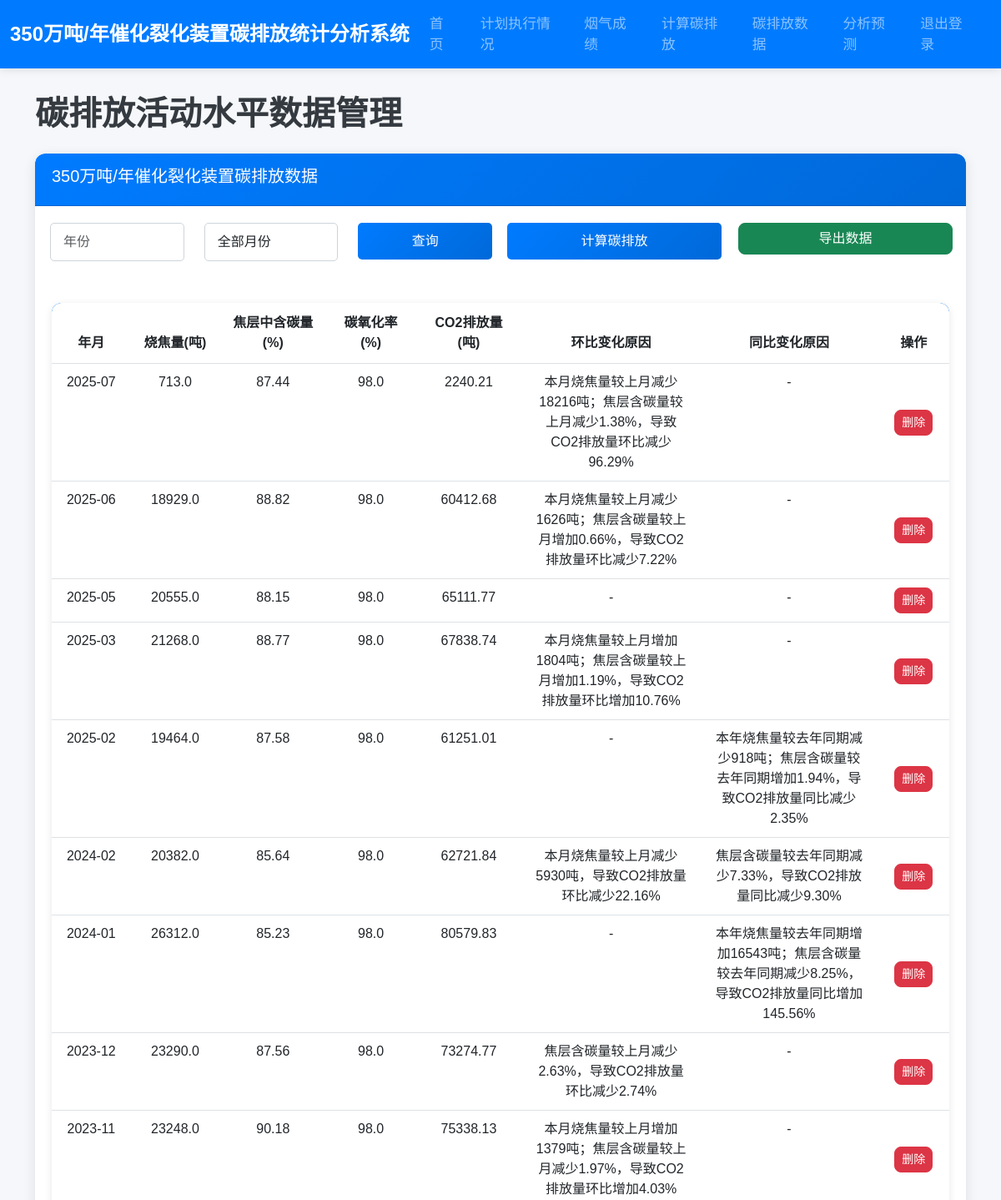
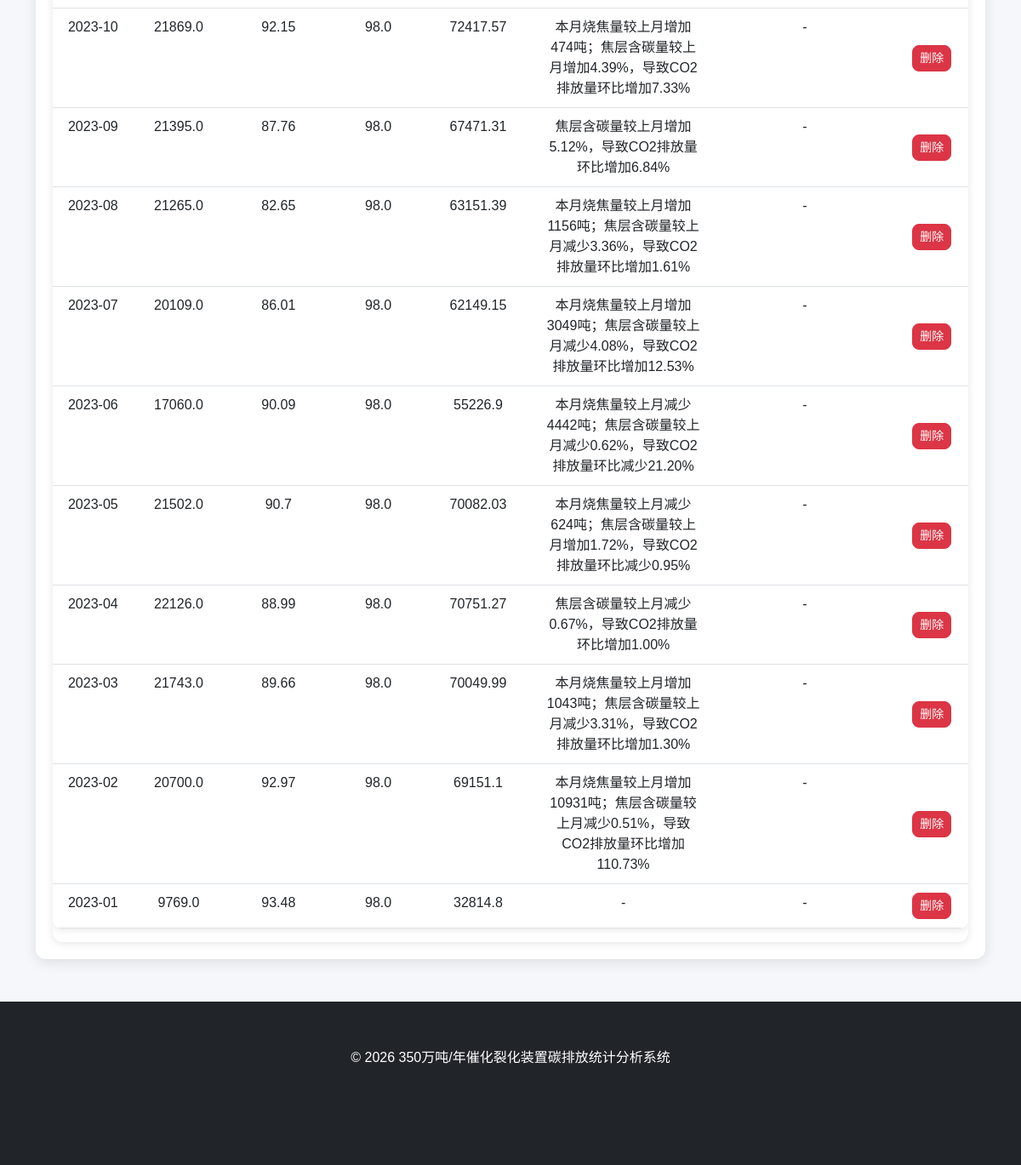
The app's page /carbon_emission (signed in) with its own data (2 pictures, top to bottom).
### app.py (models this page shows)
class CarbonEmission(db.Model):
    id = db.Column(db.Integer, primary_key=True)
    year = db.Column(db.Integer, nullable=False)
    month = db.Column(db.Integer, nullable=False)
    烧焦量 = db.Column(db.Float, nullable=False)
    焦层中含碳量 = db.Column(db.Float, nullable=False)
    碳氧化率 = db.Column(db.Float, nullable=False, default=98)
    CO2排放量 = db.Column(db.Float, nullable=False)
    环比变化原因 = db.Column(db.String(500), nullable=True)
    同比变化原因 = db.Column(db.String(500), nullable=True)
    created_at = db.Column(db.DateTime, default=datetime.utcnow)

### app.py (the view)
@app.route('/carbon_emission')
@login_required
def carbon_emission():
    year = request.args.get('year', type=int)
    month = request.args.get('month', type=int)
    query = CarbonEmission.query
    if year:
        query = query.filter_by(year=year)
    if month:
        query = query.filter_by(month=month)
    emissions = query.order_by(CarbonEmission.year.desc(), CarbonEmission.month.desc()).all()
    for i, emission in enumerate(emissions):
        if i < len(emissions) - 1:
            prev_emission = emissions[i + 1]
            if prev_emission.year == emission.year and prev_emission.month == emission.month - 1:
                mom_change = calculate_month_over_month(emission.CO2排放量, prev_emission.CO2排放量)
                reasons = []
                if abs(emission.烧焦量 - prev_emission.烧焦量) / prev_emission.烧焦量 * 100 > 2:
                    if emission.烧焦量 > prev_emission.烧焦量:
                        reasons.append(f"本月烧焦量较上月增加{emission.烧焦量 - prev_emission.烧焦量:.0f}吨")
                    else:
                        reasons.append(f"本月烧焦量较上月减少{prev_emission.烧焦量 - emission.烧焦量:.0f}吨")
                if abs(emission.焦层中含碳量 - prev_emission.焦层中含碳量) > 0.5:
                    if emission.焦层中含碳量 > prev_emission.焦层中含碳量:
                        reasons.append(f"焦层含碳量较上月增加{emission.焦层中含碳量 - prev_emission.焦层中含碳量:.2f}%")
                    else:
                        reasons.append(f"焦层含碳量较上月减少{prev_emission.焦层中含碳量 - emission.焦层中含碳量:.2f}%")
                if reasons:
                    reason_text = "；".join(reasons)
                    emission.环比变化原因 = f"{reason_text}，导致CO2排放量环比{'增加' if mom_change > 0 else '减少'}{abs(mom_change):.2f}%"
                elif abs(mom_change) > 3:
                    emission.环比变化原因 = f"本月CO2排放量环比变化{mom_change:.2f}%，超过3%"
        last_year_emission = CarbonEmission.query.filter_by(year=emission.year - 1, month=emission.month).first()
        if last_year_emission:
            yoy_change = calculate_year_over_year(emission.CO2排放量, last_year_emission.CO2排放量)
            yoy_reasons = []
            if abs(emission.烧焦量 - last_year_emission.烧焦量) / last_year_emission.烧焦量 * 100 > 2:
                if emission.烧焦量 > last_year_emission.烧焦量:
                    yoy_reasons.append(f"本年烧焦量较去年同期增加{emission.烧焦量 - last_year_emission.烧焦量:.0f}吨")
                else:
                    yoy_reasons.append(f"本年烧焦量较去年同期减少{last_year_emission.烧焦量 - emission.烧焦量:.0f}吨")
            if abs(emission.焦层中含碳量 - last_year_emission.焦层中含碳量) > 0.5:
                if emission.焦层中含碳量 > last_year_emission.焦层中含碳量:
                    yoy_reasons.append(f"焦层含碳量较去年同期增加{emission.焦层中含碳量 - last_year_emission.焦层中含碳量:.2f}%")
                else:
                    yoy_reasons.append(f"焦层含碳量较去年同期减少{last_year_emission.焦层中含碳量 - emission.焦层中含碳量:.2f}%")
            if yoy_reasons:
                yoy_reason_text = "；".join(yoy_reasons)
                emission.同比变化原因 = f"{yoy_reason_text}，导致CO2排放量同比{'增加' if yoy_change > 0 else '减少'}{abs(yoy_change):.2f}%"
            elif abs(yoy_change) > 3:
                emission.同比变化原因 = f"本月CO2排放量同比变化{yoy_change:.2f}%，超过3%"
    db.session.commit()
    return render_template('carbon_emission.html', emissions=emissions, year=year, month=month)

### app.py (called while the page is built)
@login_manager.user_loader
def load_user(user_id):
    return User.query.get(int(user_id))

def calculate_month_over_month(current, previous):
    if previous == 0:
        return 0
    return ((current - previous) / previous) * 100

def calculate_year_over_year(current, last_year):
    if last_year == 0:
        return 0
    return ((current - last_year) / last_year) * 100

### templates/carbon_emission.html (shortened to what this page needs)
{% extends 'base.html' %}
{% block content %}
    <h1 class="mb-4">碳排放活动水平数据管理</h1>
    <div class="card">
        <div class="card-header">
            <h2 class="h5">350万吨/年催化裂化装置碳排放数据</h2>
        </div>
        <div class="card-body">
            <form method="GET" class="mb-4">
                <div class="row">
                    <div class="col-md-6">
                        <div class="row">
                            <div class="col-md-4">
                                <input type="number" name="year" placeholder="年份" class="form-control" value="{{ year }}" min="2000" max="2100">
                            </div>
                            <div class="col-md-4">
                                <select name="month" class="form-control">
                                    <option value="">全部月份</option>
                                </select>
                            </div>
                            <div class="col-md-4">
                                <button type="submit" class="btn btn-primary w-100">查询</button>
                            </div>
                        </div>
                    </div>
                    <div class="col-md-6">
                        <div class="row">
                            {% if current_user.role == 'admin' %}
                            <div class="col-md-6">
                                <a href="{{ url_for('calculate_emissions') }}" class="btn btn-primary w-100 mb-2">计算碳排放</a>
                            </div>
                            {% else %}
                            <div class="col-md-6">
                                <button class="btn btn-primary w-100 mb-2" disabled>计算碳排放</button>
                            </div>
                            {% endif %}
                            <div class="col-md-6">
                                <a href="{{ url_for('export_carbon_emission') }}" class="btn btn-success w-100 mb-2">导出数据</a>
                            </div>
                        </div>
                    </div>
                </div>
            </form>
            {% if emissions %}
                <div class="table-responsive">
                    <table class="table">
                        <thead>
                            <tr>
                                <th style="width: 80px;">年月</th>
                                <th style="width: 100px;">烧焦量(吨)</th>
                                <th style="width: 120px;">焦层中含碳量(%)</th>
                                <th style="width: 100px;">碳氧化率(%)</th>
                                <th style="width: 120px;">CO2排放量(吨)</th>
                                <th style="width: 200px;">环比变化原因</th>
                                <th style="width: 200px;">同比变化原因</th>
                                <th style="width: 80px; text-align: center;">操作</th>
                            </tr>
                        </thead>
                        <tbody>
                            {% for emission in emissions %}
                                <tr>
                                    <td>{{ emission.year }}-{{ "%02d"|format(emission.month) }}</td>
                                    <td>{{ emission.烧焦量 }}</td>
                                    <td>{{ emission.焦层中含碳量|round(2) }}</td>
                                    <td>{{ emission.碳氧化率 }}</td>
                                    <td>{{ emission.CO2排放量|round(2) }}</td>
                                    <td>{{ emission.环比变化原因 or '-' }}</td>
                                    <td>{{ emission.同比变化原因 or '-' }}</td>
                                    <td style="vertical-align: middle; text-align: center; white-space: nowrap; width: 80px;">
                                        {% if current_user.role == 'admin' %}
                                        <form method="POST" action="{{ url_for('delete_carbon_emission', id=emission.id) }}" style="display: inline;">
                                            <button type="submit" class="btn btn-danger btn-sm" onclick="return confirm('确定要删除这条记录吗？');">删除</button>
                                        </form>
                                        {% else %}
                                        <span class="text-muted">无权限</span>
                                        {% endif %}
                                    </td>
                                </tr>
                            {% endfor %}
                        </tbody>
                    </table>
                </div>
            {% else %}
                <div class="text-center py-8">
                    <p class="text-muted">暂无数据，请先录入计划执行情况和烟气成绩，然后点击"计算碳排放"按钮</p>
                </div>
            {% endif %}
        </div>
    </div>
{% endblock %}

### templates/base.html (style rules this page uses)
:root { --primary-color: #007bff; --secondary-color: #6c757d; --success-color: #28a745; --danger-color: #dc3545; --warning-color: #ffc107; --info-color: #17a2b8; --light-color: #f8f9fa; --dark-color: #343a40; }
body { font-family: 'Microsoft YaHei', Arial, sans-serif; background-color: #f5f7fa; color: #333; }
h1, h2, h3, h4, h5 { color: var(--dark-color); font-weight: 600; }
.card { border: none; border-radius: 12px; box-shadow: 0 4px 15px rgba(0,0,0,0.1); transition: all 0.3s ease; overflow: hidden; }
.card-header { background: linear-gradient(135deg, var(--primary-color), #0069d9); color: white; border-radius: 12px 12px 0 0 !important; padding: 15px 20px; }
.card-body { padding: 20px; }
.btn { border-radius: 8px; font-weight: 500; transition: all 0.3s ease; }
.table { border-radius: 12px; overflow: hidden; box-shadow: 0 2px 10px rgba(0,0,0,0.1); }
.table thead { background: linear-gradient(135deg, var(--primary-color), #0069d9); color: white; }
.table th { padding: 12px 15px; text-align: center; }
.table td { padding: 10px 15px; text-align: center; }
.table-responsive { border-radius: 12px; overflow: hidden; box-shadow: 0 2px 10px rgba(0,0,0,0.1); }
.form-control { border-radius: 8px; border: 1px solid #ced4da; padding: 10px 15px; transition: all 0.3s ease; }
.row { margin-bottom: 20px; }
h1, h2, h3, h4, h5 { color: var(--dark-color); font-weight: 600; margin-bottom: 20px; }
.col-md-6 { padding: 0 10px; }
.btn-primary { background: linear-gradient(135deg, var(--primary-color), #0069d9); border: none; padding: 10px 20px; border-radius: 5px; font-weight: 500; transition: all 0.3s ease; }
.form-control { border-radius: 5px; border: 1px solid #ced4da; transition: all 0.3s ease; }
.table { border-radius: 10px; overflow: hidden; box-shadow: 0 2px 10px rgba(0,0,0,0.1); }
.table thead { background-color: var(--primary-color); color: white; }
.table tbody tr { transition: all 0.2s ease; }

### records on screen
CarbonEmission: year "2025", month "07", 烧焦量 "713.0", 焦层中含碳量 "87.44", 碳氧化率 "98.0", CO2排放量 "2240.21", 环比变化原因 "本月烧焦量较上月减少18216吨；焦层含碳量较上月减少1.38%，导致CO2排放量环比减少96.29%", 同比变化原因 "-"
CarbonEmission: year "2025", month "06", 烧焦量 "18929.0", 焦层中含碳量 "88.82", 碳氧化率 "98.0", CO2排放量 "60412.68", 环比变化原因 "本月烧焦量较上月减少1626吨；焦层含碳量较上月增加0.66%，导致CO2排放量环比减少7.22%", 同比变化原因 "-"
CarbonEmission: year "2025", month "05", 烧焦量 "20555.0", 焦层中含碳量 "88.15", 碳氧化率 "98.0", CO2排放量 "65111.77", 环比变化原因 "-", 同比变化原因 "-"
CarbonEmission: year "2025", month "03", 烧焦量 "21268.0", 焦层中含碳量 "88.77", 碳氧化率 "98.0", CO2排放量 "67838.74", 环比变化原因 "本月烧焦量较上月增加1804吨；焦层含碳量较上月增加1.19%，导致CO2排放量环比增加10.76%", 同比变化原因 "-"
CarbonEmission: year "2025", month "02", 烧焦量 "19464.0", 焦层中含碳量 "87.58", 碳氧化率 "98.0", CO2排放量 "61251.01", 环比变化原因 "-", 同比变化原因 "本年烧焦量较去年同期减少918吨；焦层含碳量较去年同期增加1.94%，导致CO2排放量同比减少2.35%"
CarbonEmission: year "2024", month "02", 烧焦量 "20382.0", 焦层中含碳量 "85.64", 碳氧化率 "98.0", CO2排放量 "62721.84", 环比变化原因 "本月烧焦量较上月减少5930吨，导致CO2排放量环比减少22.16%", 同比变化原因 "焦层含碳量较去年同期减少7.33%，导致CO2排放量同比减少9.30%"
CarbonEmission: year "2024", month "01", 烧焦量 "26312.0", 焦层中含碳量 "85.23", 碳氧化率 "98.0", CO2排放量 "80579.83", 环比变化原因 "-", 同比变化原因 "本年烧焦量较去年同期增加16543吨；焦层含碳量较去年同期减少8.25%，导致CO2排放量同比增加145.56%"
CarbonEmission: year "2023", month "12", 烧焦量 "23290.0", 焦层中含碳量 "87.56", 碳氧化率 "98.0", CO2排放量 "73274.77", 环比变化原因 "焦层含碳量较上月减少2.63%，导致CO2排放量环比减少2.74%", 同比变化原因 "-"
CarbonEmission: year "2023", month "11", 烧焦量 "23248.0", 焦层中含碳量 "90.18", 碳氧化率 "98.0", CO2排放量 "75338.13", 环比变化原因 "本月烧焦量较上月增加1379吨；焦层含碳量较上月减少1.97%，导致CO2排放量环比增加4.03%", 同比变化原因 "-"
CarbonEmission: year "2023", month "10", 烧焦量 "21869.0", 焦层中含碳量 "92.15", 碳氧化率 "98.0", CO2排放量 "72417.57", 环比变化原因 "本月烧焦量较上月增加474吨；焦层含碳量较上月增加4.39%，导致CO2排放量环比增加7.33%", 同比变化原因 "-"
CarbonEmission: year "2023", month "09", 烧焦量 "21395.0", 焦层中含碳量 "87.76", 碳氧化率 "98.0", CO2排放量 "67471.31", 环比变化原因 "焦层含碳量较上月增加5.12%，导致CO2排放量环比增加6.84%", 同比变化原因 "-"
CarbonEmission: year "2023", month "08", 烧焦量 "21265.0", 焦层中含碳量 "82.65", 碳氧化率 "98.0", CO2排放量 "63151.39", 环比变化原因 "本月烧焦量较上月增加1156吨；焦层含碳量较上月减少3.36%，导致CO2排放量环比增加1.61%", 同比变化原因 "-"
CarbonEmission: year "2023", month "07", 烧焦量 "20109.0", 焦层中含碳量 "86.01", 碳氧化率 "98.0", CO2排放量 "62149.15", 环比变化原因 "本月烧焦量较上月增加3049吨；焦层含碳量较上月减少4.08%，导致CO2排放量环比增加12.53%", 同比变化原因 "-"
CarbonEmission: year "2023", month "06", 烧焦量 "17060.0", 焦层中含碳量 "90.09", 碳氧化率 "98.0", CO2排放量 "55226.9", 环比变化原因 "本月烧焦量较上月减少4442吨；焦层含碳量较上月减少0.62%，导致CO2排放量环比减少21.20%", 同比变化原因 "-"
CarbonEmission: year "2023", month "05", 烧焦量 "21502.0", 焦层中含碳量 "90.7", 碳氧化率 "98.0", CO2排放量 "70082.03", 环比变化原因 "本月烧焦量较上月减少624吨；焦层含碳量较上月增加1.72%，导致CO2排放量环比减少0.95%", 同比变化原因 "-"
CarbonEmission: year "2023", month "04", 烧焦量 "22126.0", 焦层中含碳量 "88.99", 碳氧化率 "98.0", CO2排放量 "70751.27", 环比变化原因 "焦层含碳量较上月减少0.67%，导致CO2排放量环比增加1.00%", 同比变化原因 "-"
CarbonEmission: year "2023", month "03", 烧焦量 "21743.0", 焦层中含碳量 "89.66", 碳氧化率 "98.0", CO2排放量 "70049.99", 环比变化原因 "本月烧焦量较上月增加1043吨；焦层含碳量较上月减少3.31%，导致CO2排放量环比增加1.30%", 同比变化原因 "-"
CarbonEmission: year "2023", month "02", 烧焦量 "20700.0", 焦层中含碳量 "92.97", 碳氧化率 "98.0", CO2排放量 "69151.1", 环比变化原因 "本月烧焦量较上月增加10931吨；焦层含碳量较上月减少0.51%，导致CO2排放量环比增加110.73%", 同比变化原因 "-"
CarbonEmission: year "2023", month "01", 烧焦量 "9769.0", 焦层中含碳量 "93.48", 碳氧化率 "98.0", CO2排放量 "32814.8", 环比变化原因 "-", 同比变化原因 "-"
